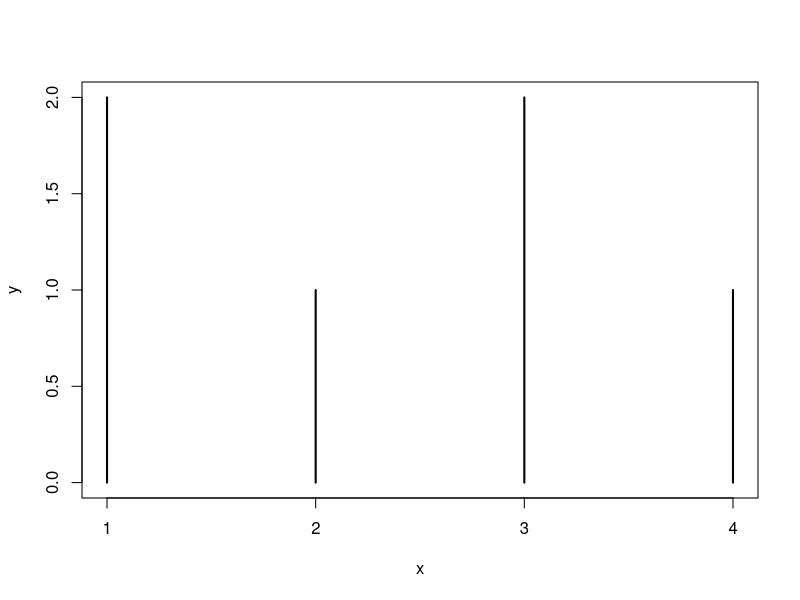

This figure's R source:
#!/usr/bin/env Rscript
x <- c(1, 2, 3, 4, 1, 3)
print(x)
y <- table(x)
print(y)
require(methods)
pdf("test.pdf")
plot(y)
